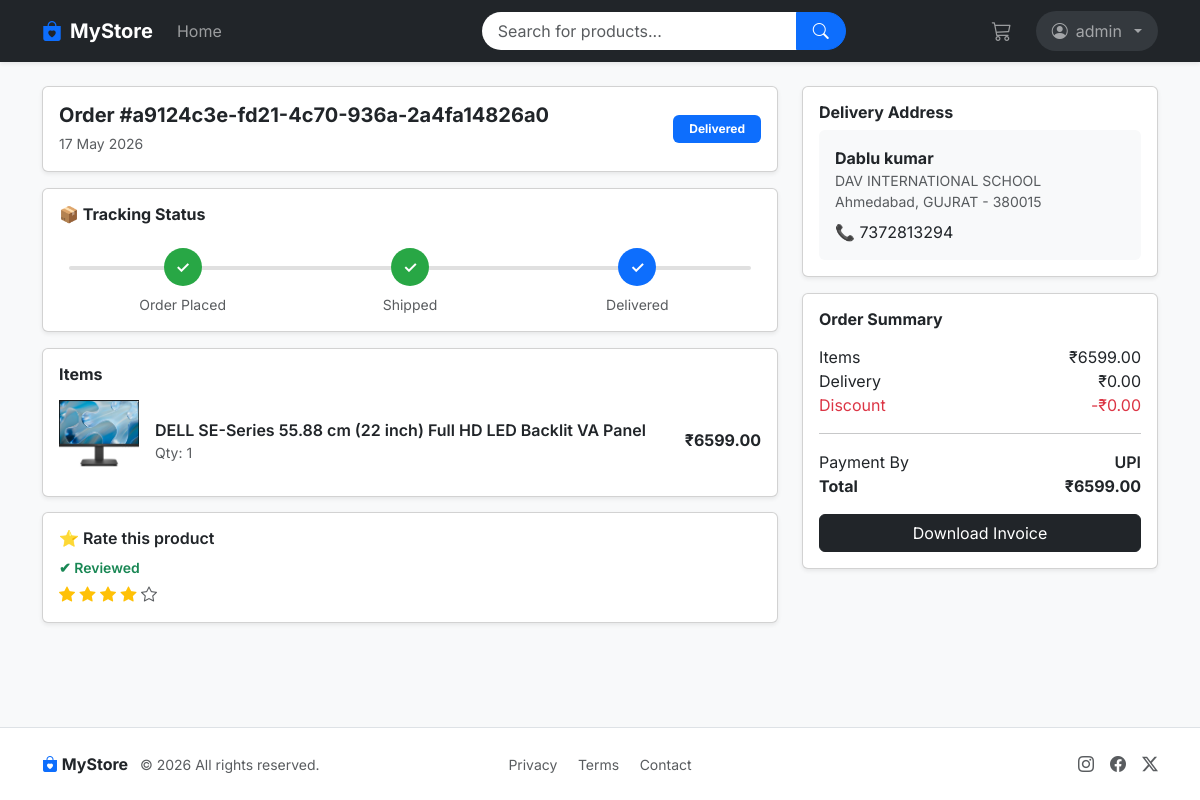
The app's page /orders/a9124c3e-fd21-4c70-936a-2a4fa14826a0/ (signed in) with its own data.
### orders/models.py (models this page shows, shortened)
class Order(models.Model):
    STATUS_CHOICES = (
        ('PLACED', 'Placed'),
        ('SHIPPED', 'Shipped'),
        ('DELIVERED', 'Delivered'),
        ('CANCELLED', 'Cancelled'),
        ('RETURN_REQUESTED', 'Return Requested'),
        ('REPLACEMENT_REQUESTED', 'Replacement Requested'),
        ('PICKUP_SCHEDULED', 'Pickup Scheduled'),
        ('PICKED_UP', 'Picked Up'),
    )
    id = models.UUIDField(primary_key=True, default=uuid.uuid4, editable=False)
    user = models.ForeignKey(User, on_delete=models.CASCADE, null=True, blank=True)
    address = models.ForeignKey(
        'accounts.Address',
        on_delete=models.SET_NULL,
        null=True,
        blank=True,
        related_name='orders',
    )
    items_total = models.DecimalField(max_digits=10, decimal_places=2, default=0)
    delivery_fee = models.DecimalField(max_digits=10, decimal_places=2, default=0)
    discount = models.DecimalField(max_digits=10, decimal_places=2, default=0)
    total_amount = models.DecimalField(max_digits=10, decimal_places=2, default=0)
    status = models.CharField(max_length=50, choices=STATUS_CHOICES, default='PLACED')
    delivered_at = models.DateTimeField(null=True, blank=True)
    pickup_date = models.DateField(null=True, blank=True)
    created_at = models.DateTimeField(auto_now_add=True)

class OrderItem(models.Model):
    id = models.UUIDField(primary_key=True, default=uuid.uuid4, editable=False)
    order = models.ForeignKey(
        'orders.Order',
        on_delete=models.CASCADE,
        related_name='items'
    )
    product = models.ForeignKey(
        'products.Product',
        on_delete=models.CASCADE,
        related_name='order_items',
    )
    product_name = models.CharField(max_length=255, default="")
    price = models.DecimalField(max_digits=10, decimal_places=2)  # freeze price
    product_image = models.CharField(max_length=500, blank=True, null=True)
    quantity = models.PositiveIntegerField()

### products/models.py (models this page shows, shortened)
class Product(models.Model):
    id = models.UUIDField(primary_key=True, default=uuid.uuid4, editable=False)
    name = models.CharField(max_length=200)
    description = models.TextField(blank=True)
    price = models.DecimalField(max_digits=10, decimal_places=2)
    main_image = models.ImageField(upload_to='products/', null=True, blank=True)
    stock = models.PositiveIntegerField(default=0)
    is_active = models.BooleanField(default=True)
    created_at = models.DateTimeField(auto_now_add=True)
    updated_at = models.DateTimeField(auto_now=True)
    @property
    def display_image(self):
        if self.main_image:
            return self.main_image.url
        first_image = self.images.first()
        if first_image:
            return first_image.image.url
        return ""

### accounts/models.py (models this page shows, shortened)
class Address(models.Model):
    id = models.UUIDField(primary_key=True, default=uuid.uuid4, editable=False)
    user = models.ForeignKey(User, on_delete=models.CASCADE)
    full_name = models.CharField(max_length=200)
    mobile = models.CharField(max_length=15)
    address = models.TextField()
    district = models.CharField(max_length=100)
    state = models.CharField(max_length=100)
    pincode = models.CharField(max_length=10)
    is_default = models.BooleanField(default=False)

### payments/models.py (models this page shows)
class Payment(models.Model):
    PAYMENT_METHODS = (
        ('QR', 'QR Code'),
        ('UPI', 'UPI'),
        ('COD', 'Cash on Delivery'),
    )
    PAYMENT_STATUS = (
        ('PENDING', 'Pending'),
        ('SUCCESS', 'Success'),
        ('FAILED', 'Failed'),
    )
    order = models.OneToOneField(Order, on_delete=models.CASCADE)
    method = models.CharField(max_length=10, choices=PAYMENT_METHODS)
    status = models.CharField(max_length=10, choices=PAYMENT_STATUS, default='PENDING')
    amount = models.DecimalField(max_digits=10, decimal_places=2)
    created_at = models.DateTimeField(auto_now_add=True)

### orders/views.py (the view)
# urls.py: path('<uuid:pk>/', OrderDetailView.as_view(), name='order-detail'),
class OrderDetailView(LoginRequiredMixin, View):
    login_url = 'login'
    def get(self, request, pk):
        order = get_object_or_404(
            Order.objects.prefetch_related("items__product"),
            id=pk,
            user=request.user
        )
        items = list(order.items.all())
        normal_steps = [
            ("PLACED", "Order Placed", "✔"),
            ("SHIPPED", "Shipped", "✔"),
            ("DELIVERED", "Delivered", "✔"),
        ]
        return_steps = [
            ("RETURN_REQUESTED", "Return Requested", "✔"),
            ("PICKUP_SCHEDULED", "Pickup Scheduled", "✔"),
            ("PICKED_UP", "Completed", "✔"),
        ]
        cancel_steps = [
            ("PLACED", "Order Placed", "✔"),
            ("CANCELLED", "Cancelled", "✔"),
        ]
        if order.status == "CANCELLED":
            steps = cancel_steps
        elif order.status in ["RETURN_REQUESTED", "PICKUP_SCHEDULED", "PICKED_UP"]:
            steps = normal_steps + return_steps
        else:
            steps = normal_steps
        status_order = [s[0] for s in steps]
        current_index = status_order.index(order.status) if order.status in status_order else 0
        payment = Payment.objects.filter(order=order).first()
        product_ids = [item.product_id for item in items]
        reviews = Review.objects.filter(
            user=request.user,
            product_id__in=product_ids
        )
        review_map = {r.product_id: r.rating for r in reviews}
        for item in items:
            item.already_reviewed = item.product_id in review_map
            item.user_rating = review_map.get(item.product_id, 0)
        return render(request, "orders/order_detail.html", {
            "order": order,
            "items": items,
            "steps": steps,
            "current_index": current_index,
            "payment": payment
        })

### products/context_processors.py (called while the page is built)
def cart_count(request):
    total_items = 0
    if request.user.is_authenticated and hasattr(request.user, 'cart'):
        total_items = sum(item.quantity for item in request.user.cart.items.all())
    return {'cart_count': total_items}

### templates/orders/order_detail.html (shortened to what this page needs)
{% extends "base/base.html" %}
{% load static %}
{% block content %}
<div class="container mt-4">
    <div class="row">
        <div class="col-lg-8">
            <div class="card shadow-sm mb-3 p-3">
                <div class="d-flex justify-content-between align-items-center">
                    <div>
                        <h5 class="fw-bold mb-1">Order #{{ order.id }}</h5>
                        <small class="text-muted">
                            {{ order.created_at|date:"d M Y" }}
                        </small>
                    </div>
                    <span class="badge bg-primary px-3 py-2">
                        {{ order.get_status_display }}
                    </span>
                </div>
            </div>
            <div class="card shadow-sm mb-3 p-3">
                <h6 class="fw-bold mb-4">📦 Tracking Status</h6>
                <div class="track-wrapper">
                    {% for step in steps %}
                    <div class="step">
                        <div class="circle
                            {% if forloop.counter0 < current_index %} done
                            {% elif forloop.counter0 == current_index %} active
                            {% endif %}
                        ">
                            {% if forloop.counter0 <= current_index %}
                                ✓
                            {% else %}
                                {{ forloop.counter }}
                            {% endif %}
                        </div>
                        <small class="mt-2 d-block text-muted">
                            {{ step.1 }}
                        </small>
                    </div>
                    {% endfor %}
                </div>
            </div>
            {% for item in items %}
            <div class="card shadow-sm mb-0 p-3">
                <h6 class="fw-bold mb-3">Items</h6>
                <div class="d-flex align-items-center">
                    <div style="width:80px;height:80px;">
                        {% if item.product and item.product.display_image %}
                            <img src="{{ item.product.display_image }}" class="img-fluid">
                        {% else %}
                            <img src="{% static 'images/no-image.png' %}" class="img-fluid">
                        {% endif %}
                    </div>
                    <div class="ms-3 flex-grow-1">
                        <div class="fw-semibold">
                            {{ item.product_name }}
                        </div>
                        <div class="text-muted small">
                            Qty: {{ item.quantity }}
                        </div>
                    </div>
                    <div class="fw-bold">
                        ₹{{ item.price|floatformat:2 }}
                    </div>
                </div>
            </div>
            <div style="height:15px;"></div>
            {% if order.status|upper == "DELIVERED" %}
            <div class="card shadow-sm mb-3 p-3">
                <h6 class="fw-semibold mb-2">⭐ Rate this product</h6>
                {% if item.already_reviewed %}
                    <span class="text-success small fw-semibold">
                        ✔ Reviewed
                    </span>
                    <div class="mt-1">
                        {% for i in "12345" %}
                            {% if forloop.counter <= item.user_rating %}
                                <i class="bi bi-star-fill text-warning"></i>
                            {% else %}
                                <i class="bi bi-star text-muted"></i>
                            {% endif %}
                        {% endfor %}
                    </div>
                {% else %}
                    <a href="{% url 'add-review' %}?product={{ item.product_id }}"
                    class="btn btn-sm btn-outline-primary">
                        Write Review
                    </a>
                {% endif %}
            </div>
            {% endif %}
            {% endfor %}
        </div>
        <div class="col-lg-4">
            <div class="card shadow-sm mb-3 p-3">
                <h6 class="fw-bold mb-2">Delivery Address</h6>
                {% if order.address %}
                <div class="bg-light p-3 rounded">
                    <div class="fw-bold">{{ order.address.full_name }}</div>
                    <div class="small text-muted">
                        {{ order.address.address }}<br>
                        {{ order.address.district }}, {{ order.address.state }} - {{ order.address.pincode }}
                    </div>
                    <div class="mt-2">📞 {{ order.address.mobile }}</div>
                </div>
                {% endif %}
            </div>
            <div class="card shadow-sm p-3">
                <h6 class="fw-bold mb-3">Order Summary</h6>
                <div class="d-flex justify-content-between">
                    <span>Items</span>
                    <span>₹{{ order.items_total }}</span>
                </div>
                <div class="d-flex justify-content-between">
                    <span>Delivery</span>
                    <span>₹{{ order.delivery_fee }}</span>
                </div>
                <div class="d-flex justify-content-between text-danger">
                    <span>Discount</span>
                    <span>-₹{{ order.discount }}</span>
                </div>
                <hr>
                <div class="d-flex justify-content-between">
                    <span>Payment By</span>
                    <span class="fw-semibold">
                        {% if payment %}
                            {{ payment.method }}
                        {% else %}
                            N/A
                        {% endif %}
                    </span>
                </div>
                <div class="d-flex justify-content-between fw-bold">
                    <span>Total</span>
                    <span>₹{{ order.total_amount }}</span>
                </div>
                <a href="{% url 'invoice' order.id %}" class="btn btn-dark w-100 mt-3">
                    Download Invoice
                </a>
            </div>
        </div>
    </div>
</div>
{% endblock %}

### templates/base/nav.html (shortened to what this page needs)
<nav class="navbar navbar-expand-lg navbar-dark bg-dark shadow-sm sticky-top">
    <div class="container">
        <a class="navbar-brand fw-bold d-flex align-items-center gap-2" href="{% url 'product-list' %}">
            <i class="bi bi-bag-heart-fill text-primary"></i> MyStore
        </a>
        <div class="collapse navbar-collapse" id="navbarNav">
            <ul class="navbar-nav me-auto">
                <li class="nav-item">
                    <a class="nav-link {% if request.path == '/' %}active fw-bold text-white{% endif %}" href="{% url 'product-list' %}">Home</a>
                </li>
            </ul>
            <form class="d-flex mx-auto col-lg-5 px-lg-4 my-2 my-lg-0" method="GET" action="{% url 'product-list' %}">
                <div class="input-group">
                    <input class="form-control border-0 rounded-start-pill ps-3"
                           type="search" name="q" placeholder="Search for products..."
                           value="{{ request.GET.q }}">
                    <button class="btn btn-primary rounded-end-pill px-3" type="submit">
                        <i class="bi bi-search"></i>
                    </button>
                </div>
            </form>
            <ul class="navbar-nav align-items-center gap-2">
                <li class="nav-item me-2">
                    <a class="nav-link position-relative p-2" href="{% url 'cart' %}">
                        <i class="bi bi-cart3 fs-5"></i>
                    </a>
                </li>
                {% if request.user.is_authenticated %}
                <li class="nav-item dropdown">
                    <a class="nav-link dropdown-toggle d-flex align-items-center gap-2 bg-secondary bg-opacity-25 rounded-pill px-3"
                       href="#" role="button" data-bs-toggle="dropdown">
                        <i class="bi bi-person-circle"></i> {{ request.user.first_name|default:request.user.username }}
                    </a>
                </li>
                {% endif %}
            </ul>
        </div>
    </div>
</nav>

### static/orders/orders_details.css (style rules this page uses)
.track-wrapper { display:flex; justify-content:space-between; position:relative; padding:0 10px; overflow:hidden; }
.track-wrapper::before { content:""; position:absolute; top:18px; left:10px; right:10px; height:4px; background:#e0e0e0; z-index:0; border-radius:10px; }
.step { text-align:center; flex:1; position:relative; z-index:3; }
.circle { width:38px; height:38px; border-radius:50%; background:#ddd; margin:auto; display:flex; align-items:center; justify-content:center; font-weight:bold; z-index:4; position:relative; }
.circle.done { background:#28a745; color:#fff; }
.circle.active { background:#0d6efd; color:#fff; }

### templates/base/base.html (style rules this page uses)
body { font-family: 'Inter', sans-serif; background-color: #f8f9fa; }
.sticky-top { transition: 0.3s; }

### records on screen
Order: id "a9124c3e-fd21-4c70-936a-2a4fa14826a0", created_at "17 May 2026", status "Delivered", address.full_name "Dablu kumar", address.address "DAV INTERNATIONAL SCHOOL", address.district "Ahmedabad", address.state "GUJRAT", address.pincode "380015", address.mobile "7372813294", items_total "6599.00", delivery_fee "0.00", discount "0.00", total_amount "6599.00"
OrderItem: product.display_image (picture), product_name "DELL SE-Series 55.88 cm (22 inch) Full HD LED Backlit VA Panel", quantity "1", price "6599.00", shows "✔ Reviewed"
Payment: method "UPI"

### other values on screen
{{ request.user.first_name|default:request.user.username }} "admin"
{{ step.1 }} "Order Placed" "Shipped" "Delivered"
